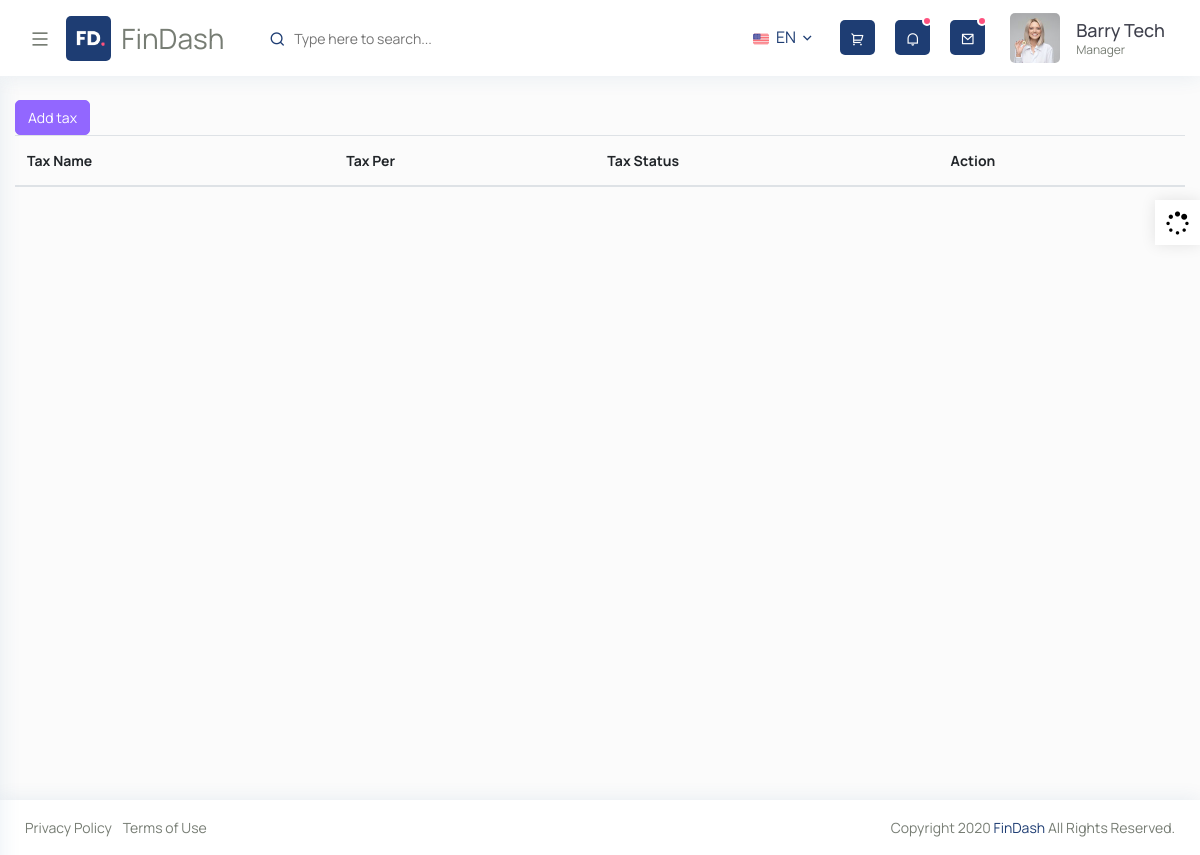
The page /machineapp/tax_show on the database as committed earlier.
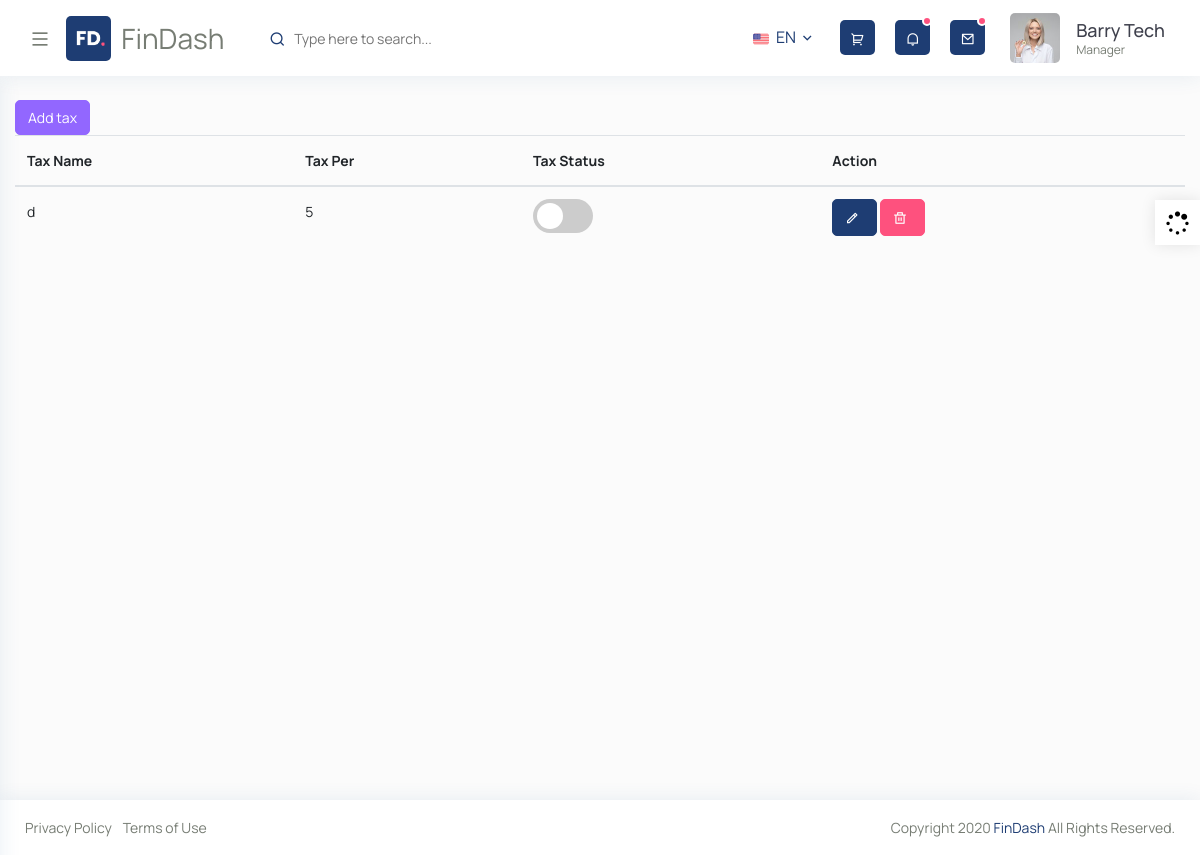
The same page on the database as committed later.
### machineapp/models.py (models this page shows)
class tax(models.Model):
    tax_name=models.CharField(max_length=200)
    tax_per=models.CharField(max_length=200)
    tax_status=models.CharField(max_length=200,default='True')
    def __str__(self):
        return self.tax_name

### machineapp/views.py (the view)
# urls.py: path('tax_show',views.tax_show, name='tax_show'),
def tax_show(request):
    taxobj = tax.objects.all()
    print(taxobj)
    context={
        'tax':taxobj,
        'baseurl':baseurl,
    }
    print(taxobj)
    return render(request,"tax_show.html",context)

### templates/tax_show.html (shortened to what this page needs)
{% extends "base.html" %}
{% load static %}
{% block body %}
<div id="content-page" class="content-page">
  <div class="container-fluid">
    <a class="btn btn-info" href="{% url 'tax_add' %}">Add tax</a>
    <table class="table">
      <thead>
        <tr>
          <th scope="tax">Tax Name</th>
          <th scope="tax">Tax Per</th>
          <th scope="tax">Tax Status</th>
          <th scope="tax">Action</th>
        </tr>
      </thead>
      <tbody>
        {% for i in tax %}
        <tr>
          <td>{{i.tax_name}}</td>
          <td>{{i.tax_per}}</td>
          <td>
            {% if i.tax_status == "True" %}
                <label class="switch" onchange="myfun({{i.id}}, true)">
                  <input type="checkbox" checked>
                  <span class="slider round"></span>
                </label>
            {% else %}
                <label class="switch" onchange="myfun({{i.id}}, true)">
                  <span class="slider round"></span>
                </label>
            {% endif %}
            </td>
          <td><a class="btn btn-primary" href="{% url 'tax_update' i.id %}"><i class="ri-pencil-line"></i></a>
          <a class="btn btn-danger"href="{% url 'tax_delete' i.id %}" onclick="return confirm('Are you sure you want to delete this?')"><i class="ri-delete-bin-line"></a></td>
        </tr>
        {% endfor %}
        </tbody>
        </table>
      </div>
    </div>
{% endblock %}

Rows that differ between the two databases and show on the page:
added tax: tax_name "d", tax_per "5"
